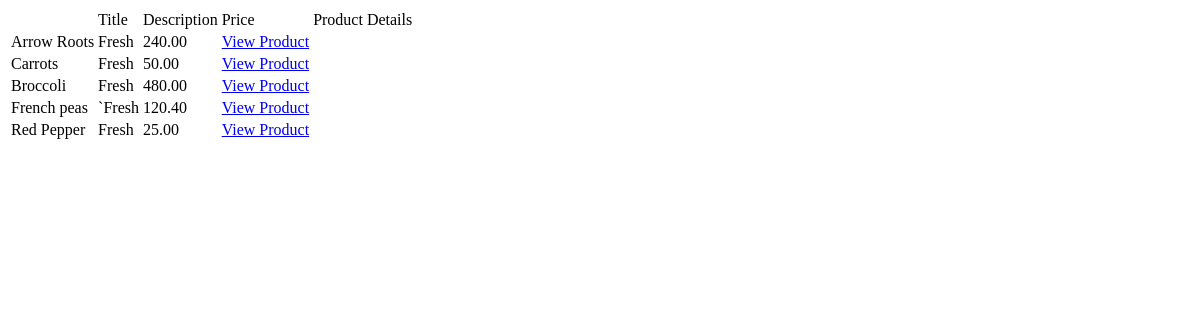
The page /inventory/products/list on the database as committed earlier.
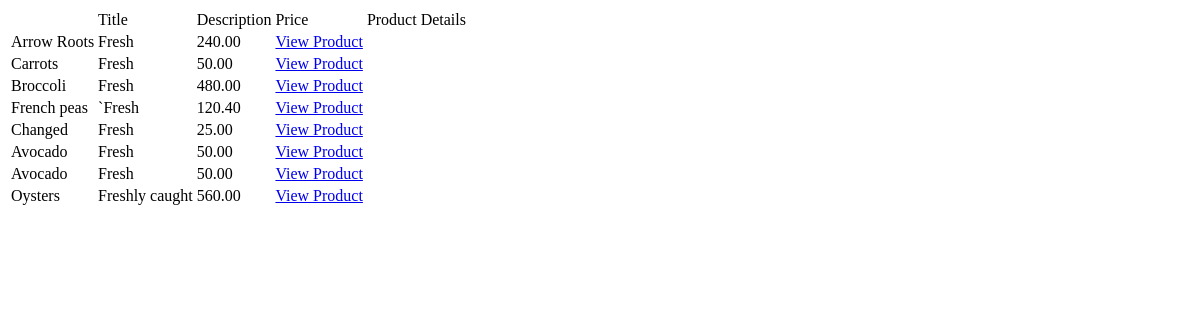
The same page on the database as committed later.
### inventory/models.py (models this page shows, shortened)
class Product(models.Model):
    vendor = models.ForeignKey(Vendor, on_delete=models.CASCADE)
    name = models.CharField(max_length=32)
    description = models.TextField()
    image = models.ImageField(upload_to= 'images')
    price = models.DecimalField(max_digits = 6, decimal_places = 2)
    stock = models.PositiveIntegerField()
    date_created = models.DateTimeField(auto_now_add=True)
    date_updated = models.DateTimeField(auto_now=True)

### inventory/views.py (the view)
# urls.py: path("products/list", products_list, name = "products_list_view"),
def products_list(request):
    products = Product.objects.all()
    return render (request, "inventory/products_list.html", {"products": products})

### templates/inventory/products_list.html (shortened to what this page needs)
<!DOCTYPE html>
<html lang="en">
<head>
</head>
<body>
    <table>
        <th>
            <td>Title</td>
            <td>Description</td>
            <td>Price</td>
            <td>Product Details</td>
        </th>
        {%for product in products%}
        <tr>
        <td>{{product.name}}</td>
        <td>{{product.description}}</td>
        <td>{{product.price}}</td>
        <td><a href = "{% url 'product_detail_view' id=product.id %}">View Product</a></td>
        </tr>
        {%endfor%}
    </table>
</body>
</html>

Rows that differ between the two databases and show on the page:
changed Product: name "Red Pepper" → "Changed"
added Product: name "Avocado", description "Fresh", price "50.00"
added Product: name "Avocado", description "Fresh", price "50.00"
added Product: name "Oysters", description "Freshly caught", price "560.00"
